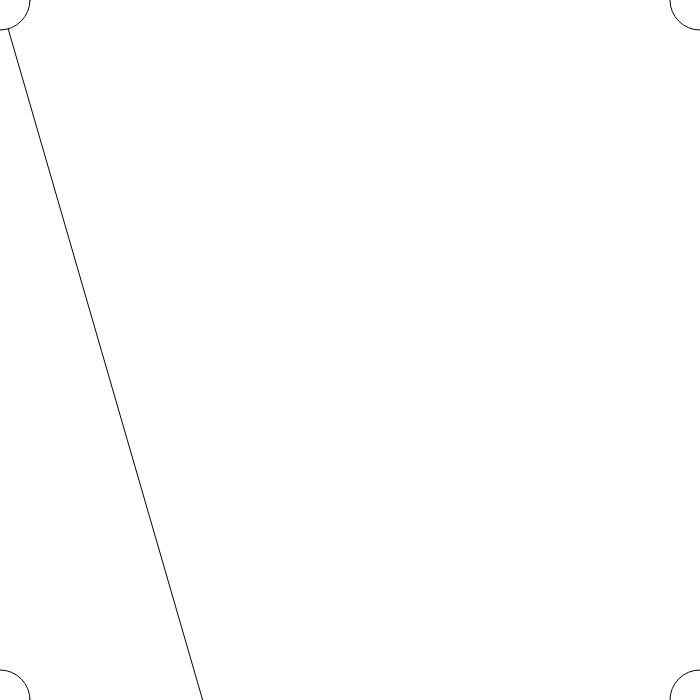
Frame 1 (no input)
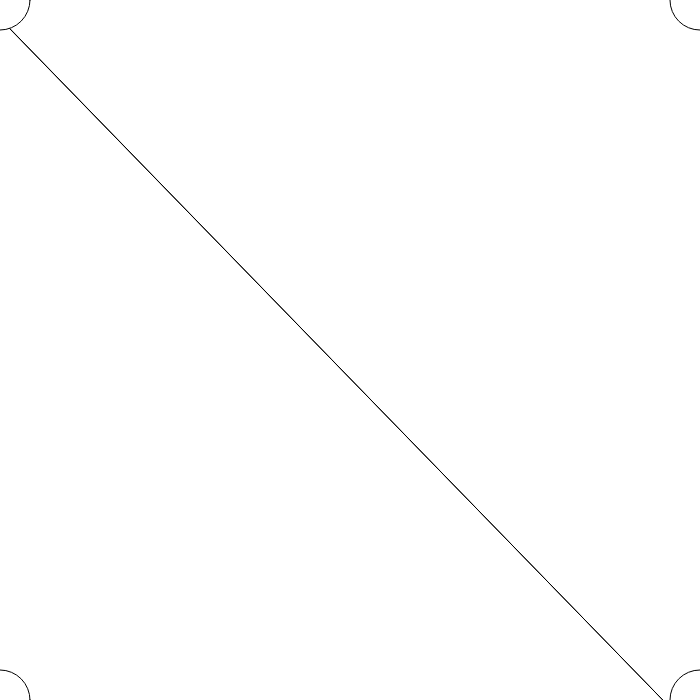
Frame 60 (no input)
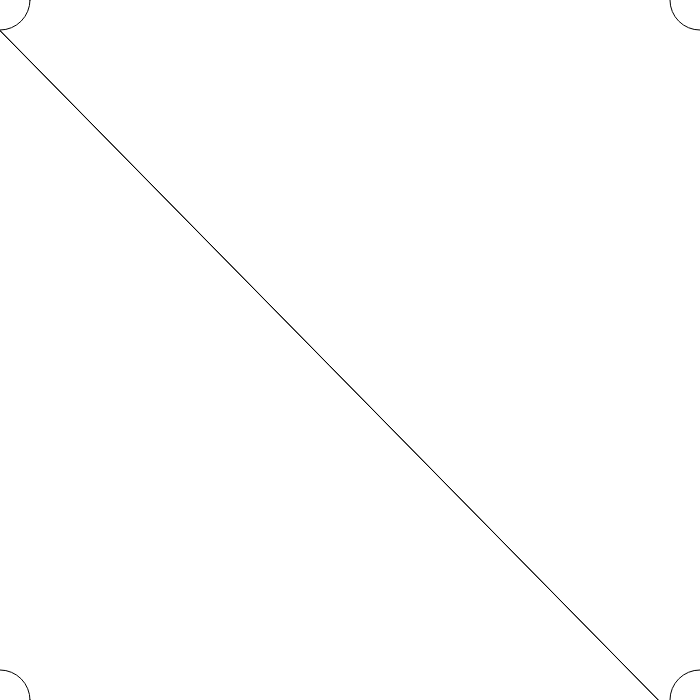
Frame 120 (the mouse pressed at the canvas centre since frame 60)

The p5.js sketch that drew these frames (run headless with seeded random() and noise() and a simulated clock; from frame 60 on, the mouse is pressed at the canvas centre):

// p5.js sketch
// ── sketch.js
var arrayEntries;
var arrayResultAND;
var arrayResultOR;
var arrayResultXOR;
var arrayWeight;
var biasWeight;
var bias;

var iterations = 100;
var constAlpha = 0.15;
var pError = 1;

var vFactor = 0;
var rate = 60; //Speed
var loop = true;

function setup() {
    createCanvas(700, 700);
    frameRate(rate);

    arrayEntries =      [[-1, -1],[-1, 1],[1, -1],[1, 1]];
    arrayResultAND =    [-1, -1, -1, 1];    
    arrayResultOR =     [-1, 1, 1, 1];
    arrayResultXOR =    [1, -1, -1, 1];

    arrayWeight = [random(), random()];
    bias = 1;
    biasWeight = random();
}

function draw() {
    if(iterations > 0 || pError > 0.1){
        
        clear();
        perceptron();
        drawPoins();
        iterations = iterations - 1;
    }
}

function perceptron(){
    for(let i = 0; i < arrayEntries.length; ++i){
        var result = proccess(arrayEntries[i], arrayWeight);
        //pError = arrayResultAND[i] - result;
        //pError = arrayResultOR[i] - result;
        pError = arrayResultXOR[i] - result;
        weightUpdate();
        console.log('Result', result)
        console.log('Error', pError);
        console.log('Weigths', arrayWeight);
        drawLine(arrayEntries[i], arrayWeight);
    }
    var temp = arrayEntries[0];
    arrayEntries[0] = arrayEntries[3];
    arrayEntries[3] = temp;
}

function proccess(entries, weight){
    let factor = entries[0] * weight[0] + entries[1] * weight[1] + bias * biasWeight;
    if (factor > 0) {
        return 1;
    }
    else {
        return -1;
    }
}

function weightUpdate(){
    arrayWeight[0] = arrayWeight[0] - constAlpha * pError;
    arrayWeight[1] = arrayWeight[1] - constAlpha * pError;
    biasWeight = biasWeight - constAlpha * pError;
}

function getPosX(x){
    return map(x, -1, 1, 0, width);
}

function getPosY(y){
    return map(y, -1, 1, height, 0);
}

function f(x, weight) {
    let y = x * arrayWeight[0]/arrayWeight[1] + biasWeight * 1;
    return y;
}

function drawLine(entries, weight){
    var pX1 = getPosX(entries[0]);
    var pY1 = f(pX1, weight[0]);
    var pX2 = getPosX(entries[1]);
    var pY2 = f(pX2, weight[1]);

    console.log('y', pY1, pY2);
    console.log('w', weight);
    line(pX1, pY1, pX2, pY2);
}

function drawPoins(){
    for(let i = 0; i < arrayEntries.length; ++i){
        ellipse(getPosX(arrayEntries[i][0]), getPosY(arrayEntries[i][1]), 60, 60)
    }
}

function getRandomEntry(){
    return round(random());
}
